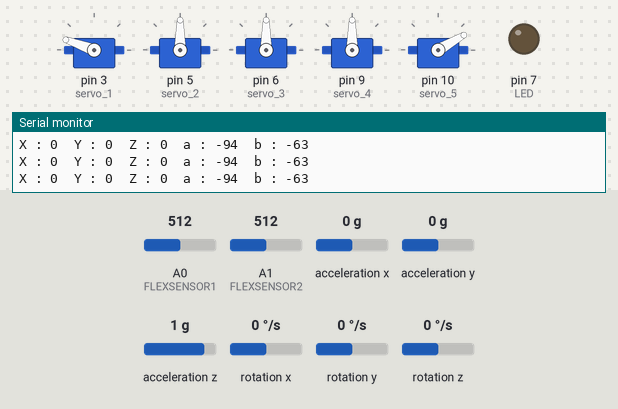
Simulated run of this sketch. Board: Arduino Uno, built with avr-gcc and run on an emulated ATmega328P. On the bench: 5 × servo, output pins drawn as LEDs (lit = HIGH), the last lines printed to the serial monitor. Wiring (inferred from the names in the program): MPU-6050 motion sensor at I2C address 0x68. Inputs (shaded band) come from the test bench; at power-on: acceleration x 0 g, acceleration y 0 g, acceleration z 1 g, A0 (FLEXSENSOR1) = 512, rotation x 0 °/s, A1 (FLEXSENSOR2) = 512, rotation y 0 °/s, rotation z 0 °/s.

Above: at 5.7 s.
5.8 s: acceleration x set to -1.4 g
At 8.27 s:
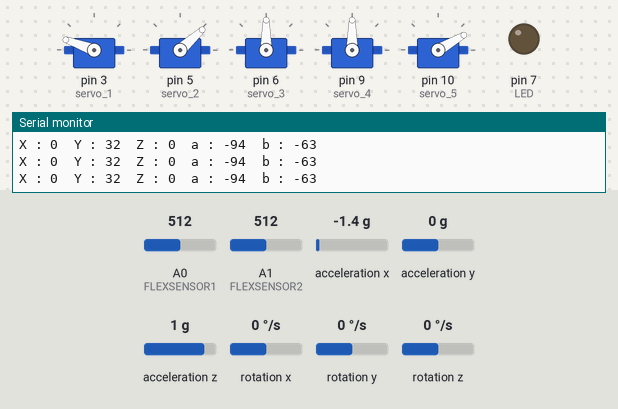
8.8 s: acceleration y set to -1.4 g
At 11.33 s:
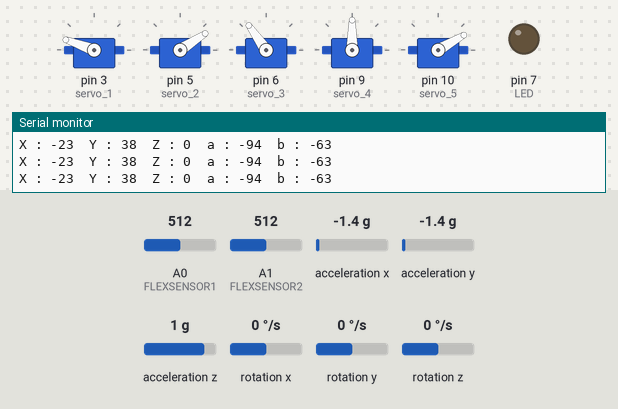
11.8 s: acceleration z set to -1.4 g
At 14.3 s:
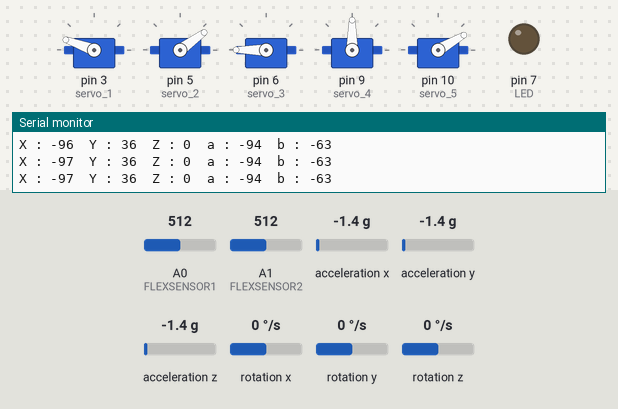
14.8 s: A0 (FLEXSENSOR1) set to 191
17.8 s: A0 (FLEXSENSOR1) set to 167
At 18.8 s:
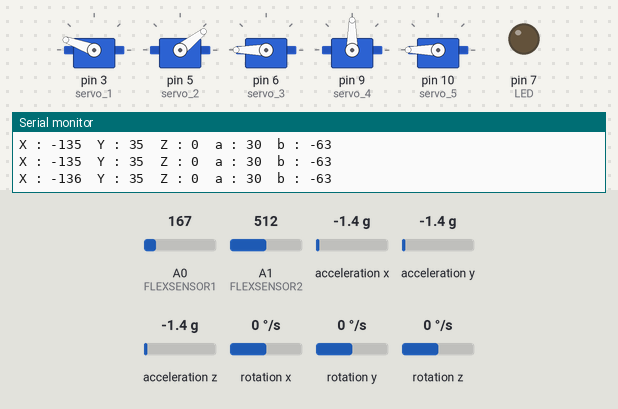
19.3 s: rotation x set to -192 °/s
At 22.1 s:
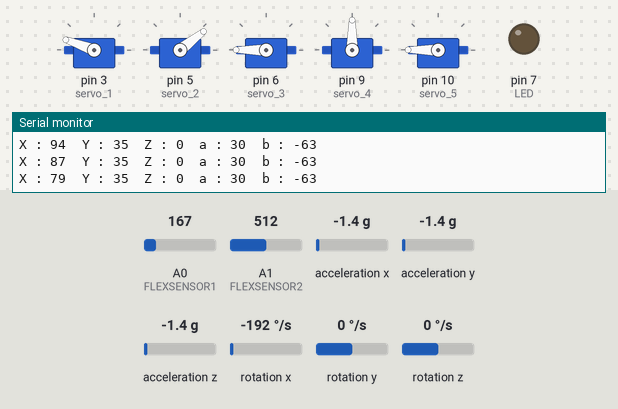
Timing chart, 0 to 23.3 s (numbered marks = the images above; inputs shaded):
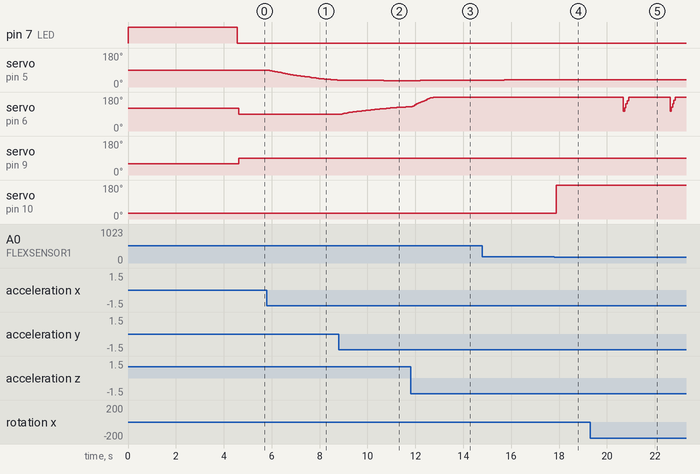

The sketch:

stmnucle_mpu_wth_flex_sensor.ino
```cpp
#include "Wire.h"
#include "MPU6050_A.h"
#include<Servo.h>               //Servo Motor Library

#define FLEXSENSOR1   A0
#define FLEXSENSOR2   A1
#define LED            7

int angleflex1;
int angleflex2;
int angleX;
int angleY;
int angleZ;
int mapflex1;
int mapflex2;

Servo servo_1;
Servo servo_2;
Servo servo_3;
Servo servo_4;
Servo servo_5;

MPU6050 mpu(Wire);
unsigned long timer = 0;


void setup() {
  Serial.begin(9600);
  Wire.begin();
  pinMode(FLEXSENSOR1, INPUT);
  pinMode(FLEXSENSOR2, INPUT);
  pinMode(LED, OUTPUT);
  digitalWrite(LED,HIGH);
  servo_1.attach(3);   // Forward/Reverse_Motor
  servo_2.attach(5);   // Up/Down_Motor
  servo_3.attach(6);   // Gripper_Motor
  servo_4.attach(9);   // Left/Right_Motor
  servo_5.attach(10);   // Left/Right_Mot
  servo_1.write(160);
  servo_2.write(90);
  servo_3.write(120);
  servo_4.write(60);
   servo_5.write(30);
  delay(1000);
  byte status = mpu.begin();
  Serial.print(F("MPU6050 status: "));
  Serial.println(status);
  while (status != 0) { } // stop everything if could not connect to MPU6050

  Serial.println(F("Calculating offsets, do not move MPU6050"));
  delay(1000);
  // mpu.upsideDownMounting = true; // uncomment this line if the MPU6050 is mounted upside-down
  mpu.calcOffsets(); // gyro and accelero
  Serial.println("Done!\n");
delay(1000);
 digitalWrite(LED,LOW);
}

void loop() {
  mpuSensor(); delay(50);
  // flexSensor();delay(50);
  control();
}

void mpuSensor() {
  mpu.update();
  angleflex1 = analogRead(FLEXSENSOR1);
  mapflex1 = map(angleflex1, 0, 250, 90, 0);
  angleflex2 = analogRead(FLEXSENSOR2);
  mapflex2 = map(angleflex2, 0, 300, 90, 0);
  if ((millis() - timer) > 10) { // print data every 10ms
    Serial.print("X : ");
    angleX = (mpu.getAngleX());
    Serial.print( angleX);
    Serial.print("\tY : ");
    angleY = (mpu.getAngleY());
    Serial.print( angleY);
    Serial.print( "\tZ : ");
    angleZ = (mpu.getAngleZ());
    Serial.print( angleZ);
    Serial.print("\ta : ");
    Serial.print( mapflex1);
    Serial.print("\tb : ");
    Serial.println(mapflex2);
    timer = millis();
  }
}


void control() {

  if (mapflex1 > 25)
  {
    //gripper = 180;
    //servo_5.write(mapflex1);
   servo_5.write(180);
  }
  else
  {
    //gripper = 0;
   servo_5.write(30);
  }


   if((mapflex2 > 20) && (mapflex2 < 30))
  {

   servo_4.write(180);
  }

   else if((mapflex2 > 30) && (mapflex2  < 50))
  {

   servo_4.write(0);
  }
  else
  {
    //gripper = 0;
   servo_4.write(90);

  }


  if (angleX >= -60 && angleX <= 0)
  {
    int mov1 = map(angleX,-60,0, 180, 90);
    //    Serial.print("Movement in F/R = ");
    //  Serial.print(mov2);
    // Serial.println((char)176);
    servo_3.write(mov1);
  }

  if (angleY >= 0 && angleY <= 60)
  {
    int mov2 = map(angleY, 0, 60, 90, 0);
    //Serial.print("Movement in Left = ");
    //Serial.print(mov3);
    //Serial.println((char)176);
    servo_2.write(mov2);

  }

  if (angleZ >= 0 && angleZ <= 60)
  {
    int mov3 = map(angleZ, 0, 60, 160, 0);
    //Serial.print("Movement in Left = ");
    //Serial.print(mov4);
    //Serial.println((char)176);
    servo_1.write(mov3);
  }


}
```

MPU6050_A.cpp
```cpp
#include "MPU6050_A.h"
#include "Arduino.h"

/* Wrap an angle in the range [-limit,+limit] (special thanks to Edgar Bonet!) */
static float wrap(float angle,float limit){
  while (angle >  limit) angle -= 2*limit;
  while (angle < -limit) angle += 2*limit;
  return angle;
}

/* INIT and BASIC FUNCTIONS */

MPU6050::MPU6050(TwoWire &w){
  wire = &w;
  setFilterGyroCoef(DEFAULT_GYRO_COEFF);
  setGyroOffsets(0,0,0);
  setAccOffsets(0,0,0);
}

byte MPU6050::begin(int gyro_config_num, int acc_config_num){
  // changed calling register sequence
  byte status = writeData(MPU6050_PWR_MGMT_1_REGISTER, 0x01); // check only the first connection with status
  writeData(MPU6050_SMPLRT_DIV_REGISTER, 0x00);
  writeData(MPU6050_CONFIG_REGISTER, 0x00);
  setGyroConfig(gyro_config_num);
  setAccConfig(acc_config_num);

  this->update();
  angleX = this->getAccAngleX();
  angleY = this->getAccAngleY();
  preInterval = millis();
  return status;
}

byte MPU6050::writeData(byte reg, byte data){
  wire->beginTransmission(address);
  wire->write(reg);
  wire->write(data);
  byte status = wire->endTransmission();
  return status; // 0 if success
}

// This method is not used internaly, maybe by user...
byte MPU6050::readData(byte reg) {
  wire->beginTransmission(address);
  wire->write(reg);
  wire->endTransmission(true);
  wire->requestFrom(address,(uint8_t) 1);
  byte data =  wire->read();
  return data;
}

/* SETTER */

byte MPU6050::setGyroConfig(int config_num){
  byte status;
  switch(config_num){
    case 0: // range = +- 250 deg/s
    gyro_lsb_to_degsec = 131.0;
    status = writeData(MPU6050_GYRO_CONFIG_REGISTER, 0x00);
    break;
  case 1: // range = +- 500 deg/s
    gyro_lsb_to_degsec = 65.5;
    status = writeData(MPU6050_GYRO_CONFIG_REGISTER, 0x08);
    break;
  case 2: // range = +- 1000 deg/s
    gyro_lsb_to_degsec = 32.8;
    status = writeData(MPU6050_GYRO_CONFIG_REGISTER, 0x10);
    break;
  case 3: // range = +- 2000 deg/s
    gyro_lsb_to_degsec = 16.4;
    status = writeData(MPU6050_GYRO_CONFIG_REGISTER, 0x18);
    break;
  default: // error
    status = 1;
    break;
  }
  return status;
}

byte MPU6050::setAccConfig(int config_num){
  byte status;
  switch(config_num){
    case 0: // range = +- 2 g
    acc_lsb_to_g = 16384.0;
    status = writeData(MPU6050_ACCEL_CONFIG_REGISTER, 0x00);
    break;
  case 1: // range = +- 4 g
    acc_lsb_to_g = 8192.0;
    status = writeData(MPU6050_ACCEL_CONFIG_REGISTER, 0x08);
    break;
  case 2: // range = +- 8 g
    acc_lsb_to_g = 4096.0;
    status = writeData(MPU6050_ACCEL_CONFIG_REGISTER, 0x10);
    break;
  case 3: // range = +- 16 g
    acc_lsb_to_g = 2048.0;
    status = writeData(MPU6050_ACCEL_CONFIG_REGISTER, 0x18);
    break;
  default: // error
    status = 1;
    break;
  }
  return status;
}

void MPU6050::setGyroOffsets(float x, float y, float z){
  gyroXoffset = x;
  gyroYoffset = y;
  gyroZoffset = z;
}

void MPU6050::setAccOffsets(float x, float y, float z){
  accXoffset = x;
  accYoffset = y;
  accZoffset = z;
}

void MPU6050::setFilterGyroCoef(float gyro_coeff){
  if ((gyro_coeff<0) or (gyro_coeff>1)){ gyro_coeff = DEFAULT_GYRO_COEFF; } // prevent bad gyro coeff, should throw an error...
  filterGyroCoef = gyro_coeff;
}

void MPU6050::setFilterAccCoef(float acc_coeff){
  setFilterGyroCoef(1.0-acc_coeff);
}

/* CALC OFFSET */

void MPU6050::calcOffsets(bool is_calc_gyro, bool is_calc_acc){
  if(is_calc_gyro){ setGyroOffsets(0,0,0); }
  if(is_calc_acc){ setAccOffsets(0,0,0); }
  float ag[6] = {0,0,0,0,0,0}; // 3*acc, 3*gyro

  for(int i = 0; i < CALIB_OFFSET_NB_MES; i++){
    this->fetchData();
  ag[0] += accX;
  ag[1] += accY;
  ag[2] += (accZ-1.0);
  ag[3] += gyroX;
  ag[4] += gyroY;
  ag[5] += gyroZ;
  delay(1); // wait a little bit between 2 measurements
  }

  if(is_calc_acc){
    accXoffset = ag[0] / CALIB_OFFSET_NB_MES;
    accYoffset = ag[1] / CALIB_OFFSET_NB_MES;
    accZoffset = ag[2] / CALIB_OFFSET_NB_MES;
  }

  if(is_calc_gyro){
    gyroXoffset = ag[3] / CALIB_OFFSET_NB_MES;
    gyroYoffset = ag[4] / CALIB_OFFSET_NB_MES;
    gyroZoffset = ag[5] / CALIB_OFFSET_NB_MES;
  }
}

/* UPDATE */

void MPU6050::fetchData(){
  wire->beginTransmission(address);
  wire->write(MPU6050_ACCEL_OUT_REGISTER);
  wire->endTransmission(false);
  wire->requestFrom(address,(uint8_t) 14);

  int16_t rawData[7]; // [ax,ay,az,temp,gx,gy,gz]

  for(int i=0;i<7;i++){
  rawData[i]  = wire->read() << 8;
    rawData[i] |= wire->read();
  }

  accX = ((float)rawData[0]) / acc_lsb_to_g - accXoffset;
  accY = ((float)rawData[1]) / acc_lsb_to_g - accYoffset;
  accZ = (!upsideDownMounting - upsideDownMounting) * ((float)rawData[2]) / acc_lsb_to_g - accZoffset;
  temp = (rawData[3] + TEMP_LSB_OFFSET) / TEMP_LSB_2_DEGREE;
  gyroX = ((float)rawData[4]) / gyro_lsb_to_degsec - gyroXoffset;
  gyroY = ((float)rawData[5]) / gyro_lsb_to_degsec - gyroYoffset;
  gyroZ = ((float)rawData[6]) / gyro_lsb_to_degsec - gyroZoffset;
}

void MPU6050::update(){
  // retrieve raw data
  this->fetchData();

  // estimate tilt angles: this is an approximation for small angles!
  float sgZ = accZ<0 ? -1 : 1; // allow one angle to go from -180 to +180 degrees
  angleAccX =   atan2(accY, sgZ*sqrt(accZ*accZ + accX*accX)) * RAD_2_DEG; // [-180,+180] deg
  angleAccY = - atan2(accX,     sqrt(accZ*accZ + accY*accY)) * RAD_2_DEG; // [- 90,+ 90] deg

  unsigned long Tnew = millis();
  float dt = (Tnew - preInterval) * 1e-3;
  preInterval = Tnew;

  // Correctly wrap X and Y angles (special thanks to Edgar Bonet!)

  angleX = wrap(filterGyroCoef*(angleAccX + wrap(angleX +     gyroX*dt - angleAccX,180)) + (1.0-filterGyroCoef)*angleAccX,180);
  angleY = wrap(filterGyroCoef*(angleAccY + wrap(angleY + sgZ*gyroY*dt - angleAccY, 90)) + (1.0-filterGyroCoef)*angleAccY, 90);
  angleZ += gyroZ*dt; // not wrapped

}
```

MPU6050_A.h
```cpp
#ifndef MPU6050_A_H
#define MPU6050_A_H

#include "Arduino.h"
#include "Wire.h"

#define MPU6050_ADDR                  0x68
#define MPU6050_SMPLRT_DIV_REGISTER   0x19
#define MPU6050_CONFIG_REGISTER       0x1a
#define MPU6050_GYRO_CONFIG_REGISTER  0x1b
#define MPU6050_ACCEL_CONFIG_REGISTER 0x1c
#define MPU6050_PWR_MGMT_1_REGISTER   0x6b

#define MPU6050_GYRO_OUT_REGISTER     0x43
#define MPU6050_ACCEL_OUT_REGISTER    0x3B

#define RAD_2_DEG             57.29578 // [deg/rad]
#define CALIB_OFFSET_NB_MES   500
#define TEMP_LSB_2_DEGREE     340.0    // [bit/celsius]
#define TEMP_LSB_OFFSET       12412.0

#define DEFAULT_GYRO_COEFF    0.98

class MPU6050{
  public:
    // INIT and BASIC FUNCTIONS
  MPU6050(TwoWire &w);
    byte begin(int gyro_config_num=1, int acc_config_num=0);

  byte writeData(byte reg, byte data);
    byte readData(byte reg);

  void calcOffsets(bool is_calc_gyro=true, bool is_calc_acc=true);
  void calcGyroOffsets(){ calcOffsets(true,false); }; // retro-compatibility with v1.0.0
  void calcAccOffsets(){ calcOffsets(false,true); }; // retro-compatibility with v1.0.0

  void setAddress(uint8_t addr){ address = addr; };
  uint8_t getAddress(){ return address; };

  // MPU CONFIG SETTER
  byte setGyroConfig(int config_num);
  byte setAccConfig(int config_num);

    void setGyroOffsets(float x, float y, float z);
  void setAccOffsets(float x, float y, float z);

  void setFilterGyroCoef(float gyro_coeff);
  void setFilterAccCoef(float acc_coeff);

  // MPU CONFIG GETTER
  float getGyroXoffset(){ return gyroXoffset; };
    float getGyroYoffset(){ return gyroYoffset; };
    float getGyroZoffset(){ return gyroZoffset; };

  float getAccXoffset(){ return accXoffset; };
  float getAccYoffset(){ return accYoffset; };
  float getAccZoffset(){ return accZoffset; };

  float getFilterGyroCoef(){ return filterGyroCoef; };
  float getFilterAccCoef(){ return 1.0-filterGyroCoef; };

  // DATA GETTER
    float getTemp(){ return temp; };

    float getAccX(){ return accX; };
    float getAccY(){ return accY; };
    float getAccZ(){ return accZ; };

    float getGyroX(){ return gyroX; };
    float getGyroY(){ return gyroY; };
    float getGyroZ(){ return gyroZ; };

  float getAccAngleX(){ return angleAccX; };
    float getAccAngleY(){ return angleAccY; };

    float getAngleX(){ return angleX; };
    float getAngleY(){ return angleY; };
    float getAngleZ(){ return angleZ; };

  // INLOOP UPDATE
  void fetchData(); // user should better call 'update' that includes 'fetchData'
    void update();

  // UPSIDE DOWN MOUNTING
  bool upsideDownMounting = false;


  private:
    TwoWire *wire;
  uint8_t address = MPU6050_ADDR; // 0x68 or 0x69
  float gyro_lsb_to_degsec, acc_lsb_to_g;
    float gyroXoffset, gyroYoffset, gyroZoffset;
  float accXoffset, accYoffset, accZoffset;
    float temp, accX, accY, accZ, gyroX, gyroY, gyroZ;
    float angleAccX, angleAccY;
    float angleX, angleY, angleZ;
    unsigned long preInterval;
    float filterGyroCoef; // complementary filter coefficient to balance gyro vs accelero data to get angle
};

#endif
```

Measured:
- the behaviour switches between 181 and 180 on A0 (FLEXSENSOR1) (found by bisection; images 3 and 4)
- after the input at 5.8 s, servo on pin 5 (servo_2): moves from 90° to 36° over 2.9 s, starting after 0.07 s
- after the input at 8.8 s, servo on pin 6 (servo_3): moves from 90° to 128° over 2.7 s, starting after 0.15 s
- after the input at 11.8 s, servo on pin 5 (servo_2): 33° → 35° after 0.40 s, → 36° 1.2 s later
- after the input at 17.8 s, servo on pin 10 (servo_5): 30° → 180° after 0.07 s
- after the input at 19.3 s, servo on pin 6 (servo_3): ramps from 104° to 180° and jumps back, once every 1.9 s
